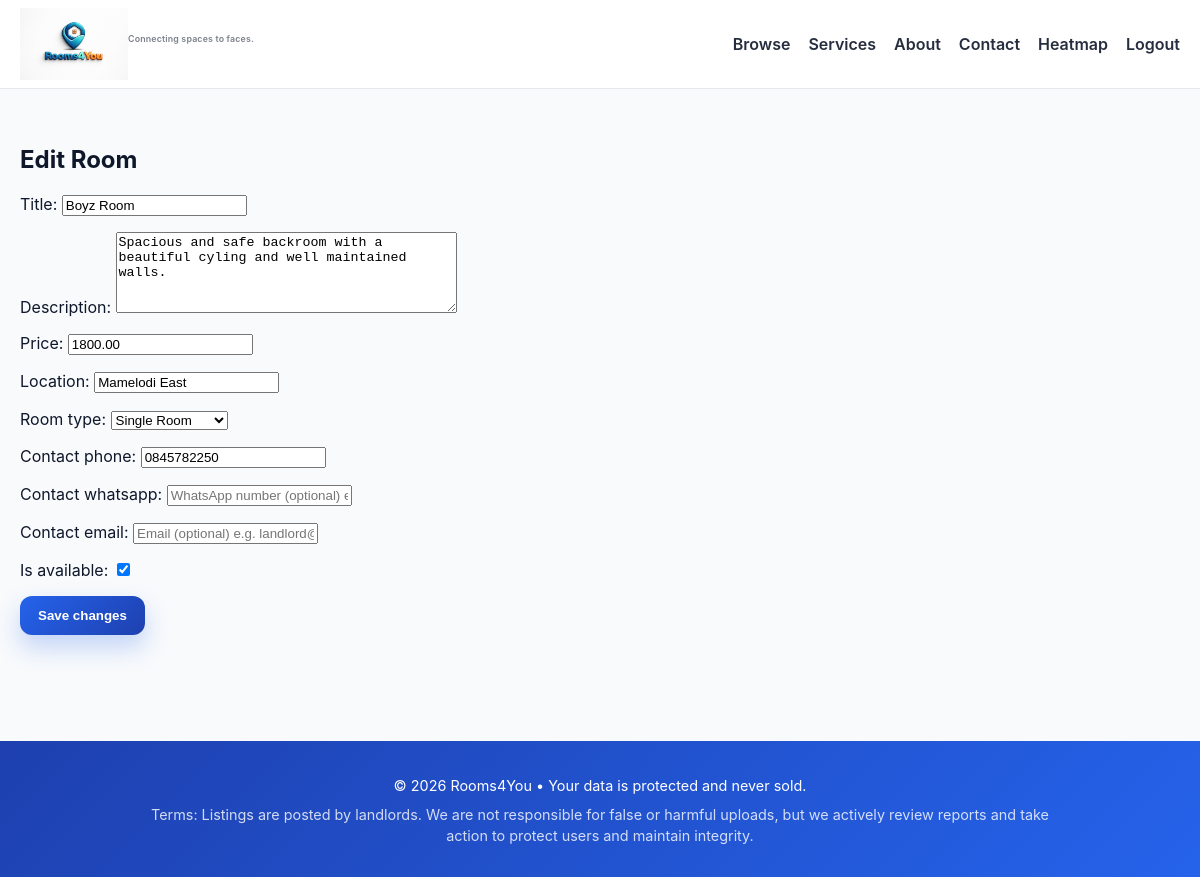
The page /rooms/1/edit/ (signed in) on the database as committed earlier.
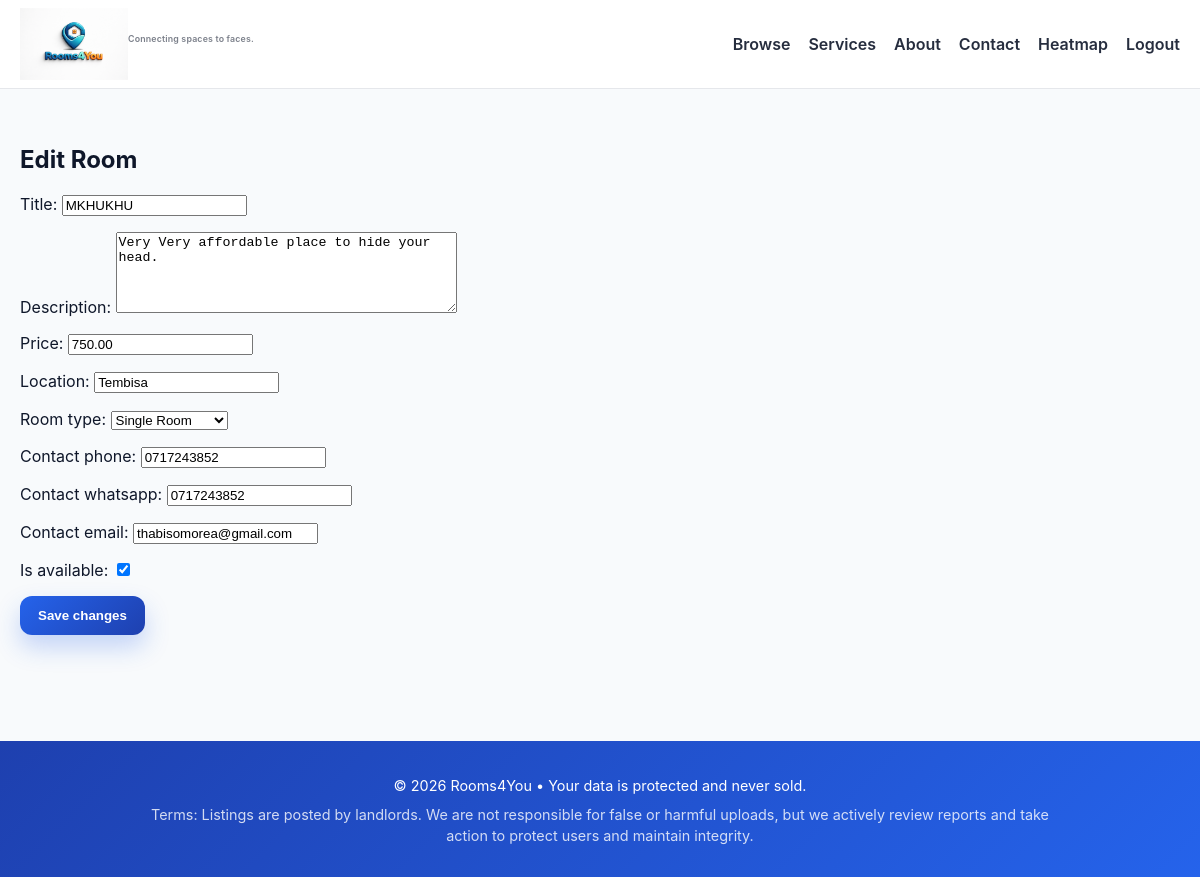
The same page on the database as committed later.
### listings/models.py (models this page shows, shortened)
class Room(models.Model):
    ROOM_TYPES = [
        ("single", "Single Room"),
        ("shared", "Shared Room"),
        ("flat", "Flat / Apartment"),
    ]
    title = models.CharField(max_length=200)
    owner = models.ForeignKey(
        User, on_delete=models.CASCADE, related_name="rooms", null=True, blank=True
    )
    description = models.TextField()
    price = models.DecimalField(max_digits=8, decimal_places=2)
    location = models.CharField(max_length=200)
    room_type = models.CharField(max_length=20, choices=ROOM_TYPES)
    contact_phone = models.CharField(max_length=20)
    contact_whatsapp = models.CharField(max_length=20, blank=True, default="")
    contact_email = models.EmailField(blank=True, default="")
    is_available = models.BooleanField(default=True)
    created_at = models.DateTimeField(auto_now_add=True)

### listings/views.py (the view)
# urls.py: path("rooms/<int:pk>/edit/", views.edit_room, name="edit_room"),
@login_required
def edit_room(request, pk):
    room = get_object_or_404(Room, pk=pk, owner=request.user)
    form = RoomForm(request.POST or None, instance=room, user=request.user)
    if form.is_valid():
        form.save()
        return redirect("dashboard")
    return render(request, "listings/edit_room.html", {"form": form})

### listings/templates/listings/edit_room.html
{% extends "listings/base.html" %} {% block content %}
<h2>Edit Room</h2>
<form method="post">
  {% csrf_token %} {{ form.as_p }}
  <button class="btn-primary">Save changes</button>
</form>
{% endblock %}

Rows that differ between the two databases and show on the page:
changed Room "Single Room": title "Boyz Room" → "MKHUKHU"; description "Spacious and safe backroom with a beautiful cyling and well maintained walls." → "Very Very affordable place to hide your head."; price "1800.00" → "750.00"; location "Mamelodi East" → "Tembisa"; contact_phone "0845782250" → "0717243852"; contact_whatsapp (not shown) → "0717243852"; contact_email (not shown) → "thabisomorea@gmail.com"
